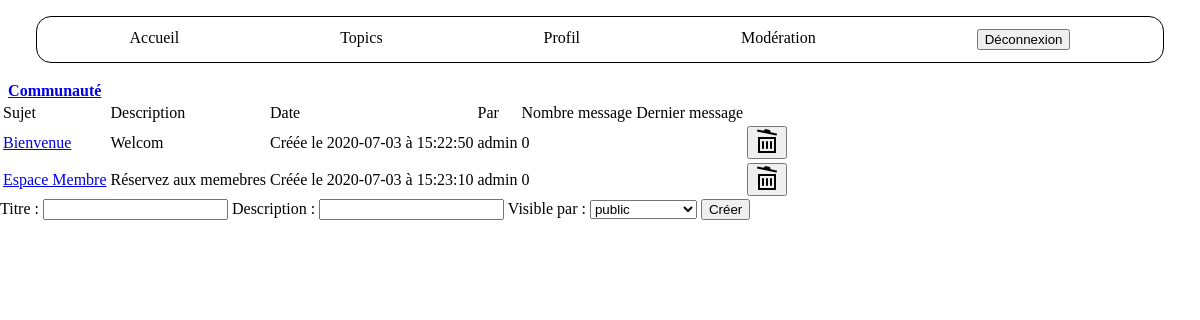
Page /conversation.php?id_topic=6 (signed in) on the committed database.
### tables this page shows
CREATE TABLE IF NOT EXISTS `topics` (
  `id` int(11) NOT NULL AUTO_INCREMENT,
  `id_utilisateur` int(11) NOT NULL,
  `titre` varchar(140) NOT NULL,
  `description` varchar(255) NOT NULL,
  `id_confidentialite` int(11) NOT NULL,
  `date` datetime NOT NULL DEFAULT current_timestamp(),
  PRIMARY KEY (`id`)
);

CREATE TABLE IF NOT EXISTS `conversations` (
  `id` int(11) NOT NULL AUTO_INCREMENT,
  `id_utilisateur` int(11) NOT NULL,
  `id_topic` int(11) NOT NULL,
  `titre` varchar(140) NOT NULL,
  `description` varchar(255) NOT NULL,
  `date` datetime NOT NULL DEFAULT current_timestamp(),
  `id_confidentialite` int(11) NOT NULL,
  PRIMARY KEY (`id`),
  KEY `id_topic` (`id_topic`)
);

CREATE TABLE IF NOT EXISTS `utilisateurs` (
  `id` int(11) NOT NULL AUTO_INCREMENT,
  `login` varchar(80) NOT NULL,
  `mdp` varchar(80) NOT NULL,
  `nom` varchar(255) NOT NULL,
  `prenom` varchar(255) NOT NULL,
  `mail` varchar(255) NOT NULL,
  `avatar` varchar(255) DEFAULT NULL,
  `id_confidentialite` int(11) NOT NULL DEFAULT 2,
  PRIMARY KEY (`id`)
);

### include/php_conversation.php (called while the page is built, shortened)
<?php
    require_once 'fonctions/fonction_conversation.php';
    $connexionbdd = connexionbdd();
    if(isset($_GET["id_topic"]))
        {
            $id_topic = $_GET["id_topic"];
            $requete_titre_topic = "SELECT titre FROM topics WHERE id=$id_topic";
            $query_titre_topic = mysqli_query($connexionbdd, $requete_titre_topic);
            $resultat_titre_topic = mysqli_fetch_all($query_titre_topic, MYSQLI_ASSOC);
            $titre_topic = $resultat_titre_topic[0]["titre"];
            if(isset($_SESSION["id_confidentialite"]) && ($_SESSION["id_confidentialite"]==3 || $_SESSION["id_confidentialite"]==4))
                {
                    $requete_conversation = "SELECT * FROM utilisateurs INNER JOIN conversations ON conversations.id_utilisateur=utilisateurs.id WHERE id_topic=$id_topic";
                }
        }
    else
        {
            header("location:topic.php");
        }
    $query_conversation = mysqli_query($connexionbdd, $requete_conversation);
    $conversation = mysqli_fetch_all($query_conversation, MYSQLI_ASSOC);
?>

### conversation.php (the view, shortened to what this page needs)
<?php
    include 'include/php_conversation.php';
?>
<!DOCTYPE html>
<html>
<head>
    <link rel="stylesheet" href="css/style.css"/>
    <link rel="stylesheet" href="css/style.css">
</head>
<body>
    <header>
        <?php include 'include/header.php';?>
    </header>
    <main>
        <?php
            if(empty($conversation))
                {
                    ?>
                    <p>Il n'y a pas encore de conversations dans <b><?php echo $titre_topic;?><b></p>
                    <?php
                    if(!isset($_SESSION["login"]))
                        {
                            ?>
                            <p>Si tu souhaites créer une conversation, je t'invite à <a href="inscription.php">t'inscire</a> et/ou à te <a href="connexion.php">connecter</a></p>
                            <?php
                        }
                }
            else
                {
                    ?>
                    <table>
                        <thead>
                            <th><a href="topic.php"><?php echo $titre_topic;?></a></th>
                        </thead>
                        <tbody>
                            <tr>
                                <td>Sujet</td>
                                <td>Description</td>
                                <td>Date</td>
                                <td>Par</td>
                                <td>Nombre message</td>
                                <td>Dernier message</td>
                            </tr>
                    <?php
                    foreach($conversation as $nbconversation => $info_conv)
                        {
                            ?>
                            <tr>
                                <td><a href="messages.php?id_conv=<?php echo $info_conv["id"];?>"><?php echo $info_conv["titre"]; ?></a></td>
                                <td><?php echo $info_conv["description"];?></td>
                                <td><?php date_conv($info_conv);?></td>
                                <td><?php echo $info_conv["login"];?></td>
                                <?php count_message($info_conv); ?>
                                <?php dernier_msg($info_conv["id"]); ?>
                                <?php suppressionconversation($info_conv);?>
                            </tr>
                            <?php
                        }
                            ?>
                        </tbody>
                    </table>
                                    <?php
                }
        ?>
        <?php
            if(isset($_SESSION["login"]))
                {
                    form_conv();
                        ?>
                        <?php
                }
        ?>
    </main>
</body>
</html>

### fonctions/fonction_conversation.php (shortened to what this page needs)
<?php
function form_conv()
    {
        $connexionbdd = connexionbdd();
        $requete_rang = "SELECT * FROM confidentialite";
        $query_rang = mysqli_query($connexionbdd, $requete_rang);
        $rang = mysqli_fetch_all($query_rang, MYSQLI_ASSOC);
        ?>
            <form action="" method="POST">
                <label for="titre">Titre :</label>
                <input type="text" id="titre" name="titre" required>
                <label for="description">Description :</label>
                <input type="text" id="decription" name="description" required>
                <label for="confidentialite">Visible par :</label>
                        <select name="confidentialite" id="confidentialite" required>
                        <?php
                            foreach($rang as $role => $info_rang)
                                {
                                    ?>
                                    <option value="<?php echo $info_rang["id"];?>"><?php echo $info_rang["rang"];?></option>
                                    <?php
                                }
                        ?>
                        </select>
                <input type="submit" name="crea_conv" value="Créer">
            </form>
            <?php
    }
function date_conv($info_conv)
    {
        $date = explode(" ", $info_conv["date"]);
        $jour = $date[0];
        $heure = $date[1];
        echo "Créée le " . $jour . " à " . $heure;
    }
function count_message($info_conv)
    {
        $id = $info_conv["id"];
        $connexionbdd = connexionbdd();
        $requete_message = "SELECT COUNT(id) FROM messages WHERE id_conversation=$id";
        $query_message = mysqli_query($connexionbdd, $requete_message);
        $count_message = mysqli_fetch_all($query_message, MYSQLI_ASSOC);
        ?>
            <td><?php echo $count_message[0]["COUNT(id)"];?></td>
        <?php
        return $count_message;
    }
function dernier_msg($id_conversation)
    {
        $connexionbdd = connexionbdd();
        $requete_max_id = "SELECT MAX(id) FROM messages WHERE id_conversation=$id_conversation";
        $query_requete_max_id = mysqli_query($connexionbdd, $requete_max_id);
        $resultat_max_id = mysqli_fetch_all($query_requete_max_id, MYSQLI_ASSOC);
        $max_id = $resultat_max_id[0]["MAX(id)"];
        if(!empty($max_id))
            {
                $requete_last_msg = "SELECT message,date, login FROM utilisateurs INNER JOIN messages ON messages.id_utilisateur=utilisateurs.id WHERE id_conversation=$id_conversation AND messages.id=$max_id";
                $query_last_msg = mysqli_query($connexionbdd, $requete_last_msg);
                $last_msg = mysqli_fetch_all($query_last_msg, MYSQLI_ASSOC);
                ?>
                <td><?php echo $last_msg[0]["login"];?> : <?php echo $last_msg[0]["message"];?></td>
                <?php
            }
        else
            {
                ?>
                <td></td>
                <?php
            }
    }
function suppressionconversation($info_conv)
    {
        if(isset($_SESSION["id_confidentialite"]) && $_SESSION["id_confidentialite"]==4)
            {
                ?>
                <td><button><a href="include/suppression.php?sup_conv=<?php echo $info_conv["id"];?>" onclick="return confirm('Supprimer : <?=$info_conv['titre'];?> ?')"><img src="image/trash.png" alt="logo poubelle"></a></button></td>
                <?php
            }
    }
?>

### css/style.css (style rules this page uses)
html { margin: 0; height: 100%; }
body { display: flex; flex-direction: column; margin: 0; height: 100%; }

### rows in the picture
topics: titre "Communauté"
conversations: titre "Bienvenue", description "Welcom", date "2020-07-03", date "15:22:50", id_utilisateur.login "admin", COUNT "0"
conversations: titre "Espace Membre", description "Réservez aux memebres", date "2020-07-03", date "15:23:10", id_utilisateur.login "admin", COUNT "0"

### other values in the picture
form field confidentialite "public"
